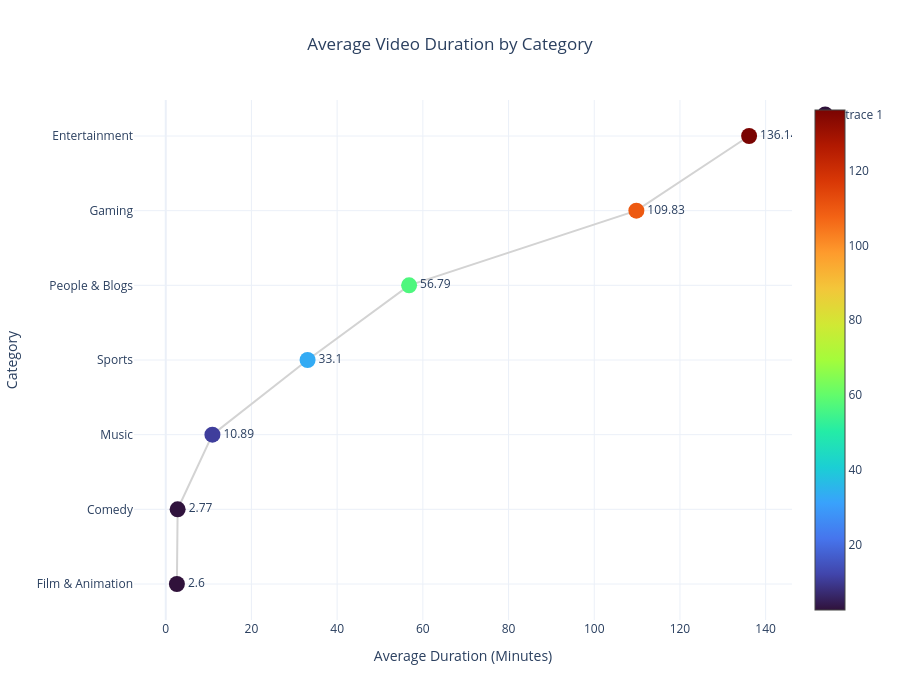

The cell this chart's notebook holds for it:
### Code cell
import plotly.graph_objects as go

fig = go.Figure()

# Lollipop Line

fig.add_trace(

    go.Scatter(

        x=duration_report["Avg_Duration_Min"],

        y=duration_report["category_name"],

        mode="lines",

        line=dict(color="lightgray", width=2),

        showlegend=False

    )

)

# Lollipop Dot

fig.add_trace(

    go.Scatter(

        x=duration_report["Avg_Duration_Min"],

        y=duration_report["category_name"],

        mode="markers+text",

        marker=dict(

            size=16,

            color=duration_report["Avg_Duration_Min"],

            colorscale="Turbo",

            showscale=True

        ),

        text=duration_report["Avg_Duration_Min"],

        textposition="middle right",

        hovertemplate=

        "<b>%{y}</b><br>" +

        "Avg Duration: %{x:.2f} min<extra></extra>"

    )

)

fig.update_layout(

    template="plotly_white",

    title="Average Video Duration by Category",

    title_x=0.5,

    height=700,

    xaxis_title="Average Duration (Minutes)",

    yaxis_title="Category"

)

fig.show()

### Figure 1 — Plotly figure (JSON) as saved in the notebook; plotly's stock layout.template omitted (floating-point values rounded to 4 significant figures)
{"data": [{"line": {"color": "lightgray", "width": 2}, "mode": "lines", "showlegend": false, "type": "scatter", "x": [2.6, 2.77, 10.89, 33.1, 56.79, 109.8, 136.1], "y": ["Film & Animation", "Comedy", "Music", "Sports", "People & Blogs", "Gaming", "Entertainment"]}, {"hovertemplate": "<b>%{y}</b><br>Avg Duration: %{x:.2f} min<extra></extra>", "marker": {"color": [2.6, 2.77, 10.89, 33.1, 56.79, 109.8, 136.1], "colorscale": [[0, "#30123b"], [0.07143, "#4145ab"], [0.1429, "#4675ed"], [0.2143, "#39a2fc"], [0.2857, "#1bcfd4"], [0.3571, "#24eca6"], [0.4286, "#61fc6c"], [0.5, "#a4fc3b"], [0.5714, "#d1e834"], [0.6429, "#f3c63a"], [0.7143, "#fe9b2d"], [0.7857, "#f36315"], [0.8571, "#d93806"], [0.9286, "#b11901"], [1, "#7a0402"]], "showscale": true, "size": 16}, "mode": "markers+text", "text": [2.6, 2.77, 10.89, 33.1, 56.79, 109.8, 136.1], "textposition": "middle right", "type": "scatter", "x": [2.6, 2.77, 10.89, 33.1, 56.79, 109.8, 136.1], "y": ["Film & Animation", "Comedy", "Music", "Sports", "People & Blogs", "Gaming", "Entertainment"]}], "layout": {"height": 700, "title": {"text": "Average Video Duration by Category", "x": 0.5}, "xaxis": {"title": {"text": "Average Duration (Minutes)"}}, "yaxis": {"title": {"text": "Category"}}}}
